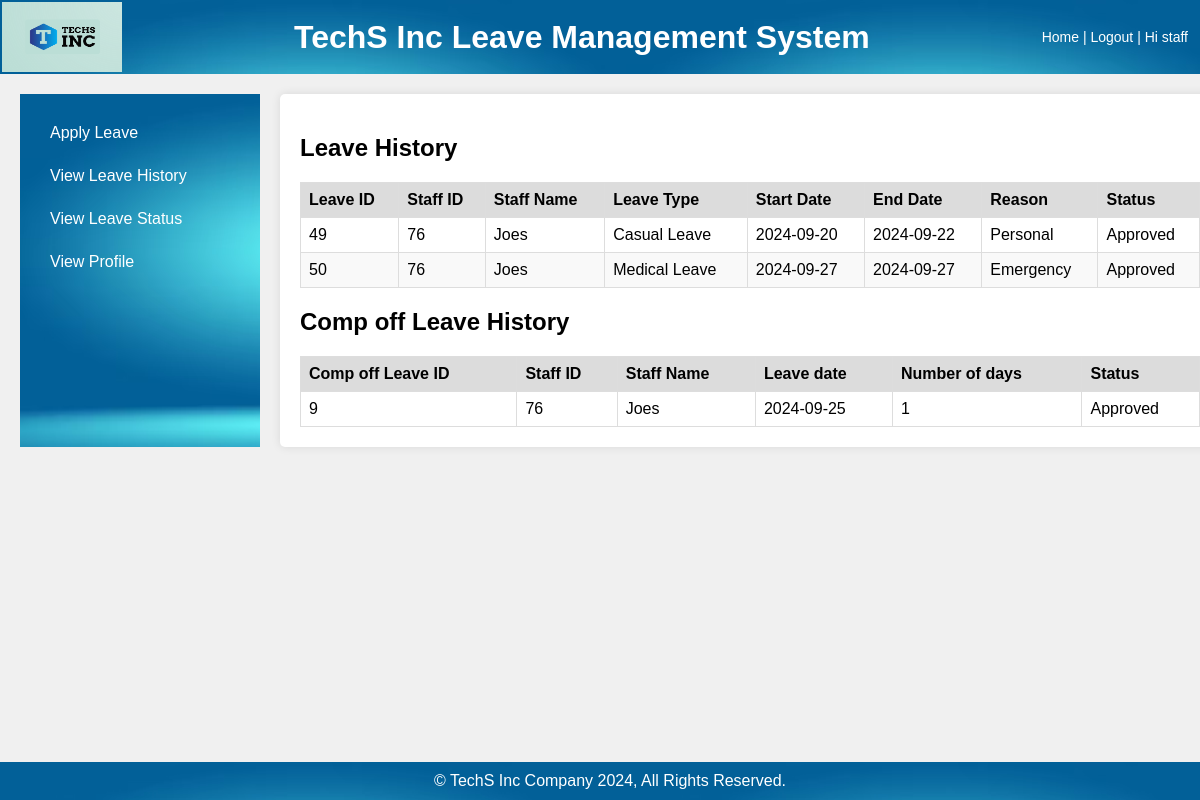
/view/leave_history.php (signed in), run on the app's committed database.
### tables this page shows
CREATE TABLE `leave_applications` (
  `app_id` int(11) NOT NULL,
  `staff_id` int(11) DEFAULT NULL,
  `leave_type` varchar(50) DEFAULT NULL,
  `start_date` date DEFAULT NULL,
  `end_date` date DEFAULT NULL,
  `reason` varchar(50) DEFAULT NULL,
  `status` varchar(50) NOT NULL,
  `leave_type_id` int(11) DEFAULT NULL
);

CREATE TABLE `users` (
  `user_id` int(11) NOT NULL,
  `username` varchar(50) NOT NULL,
  `email` text NOT NULL,
  `password` varchar(50) NOT NULL,
  `role` varchar(50) NOT NULL,
  `reset_token_hash` varchar(100) DEFAULT NULL,
  `reset_token_expires_at` datetime DEFAULT NULL
);

CREATE TABLE `comp_off_leave_applications` (
  `id` int(11) NOT NULL,
  `staff_id` int(11) NOT NULL,
  `leave_date` date NOT NULL,
  `number_of_days` int(11) NOT NULL,
  `status` enum('Pending','Approved','Denied') DEFAULT 'Pending'
);

### view/leave_history.php (the view, shortened to what this page needs)
<?php
include '../controller/db_connect.php';
$staff_id = $_SESSION['staff_id'];
$sql = "SELECT app_id, staff_id, us.username, leave_type, start_date, end_date, reason, status
				FROM leave_applications join users as us on leave_applications.staff_id = us.user_id WHERE staff_id = '$staff_id' and status = 'Approved'";
$result = $conn->query($sql);
$sqls = "SELECT id, staff_id, us.username, leave_date, number_of_days,status
				FROM comp_off_leave_applications join users as us on comp_off_leave_applications.staff_id = us.user_id WHERE staff_id = '$staff_id' and status = 'Approved'";
$results = $conn->query($sqls);
?>
<!DOCTYPE html>
<html lang="en">
<head>
</head>
<body>
    <div class="header">
		<img class = "imagesrc" src="../images/logo4.png" alt = "" />
        <h1>TechS Inc Leave Management System</h1>
        <div class="user-info">
            <span><a href="../view/staff_dashboard.php" style="color: white; text-decoration: none;">Home</a></span> |
			<span><a href="../index.php" style="color: white; text-decoration: none;">Logout</a></span> |
            <span>Hi staff</span>
        </div>
    </div>
    <div class="container">
        <div class="sidebar">
            <a href="../controller/apply_leave.php">Apply Leave</a>
				<a href="../view/leave_history.php">View Leave History</a>
				<a href="../view/leave_status.php">View Leave Status</a>
				<a href="../view/profile.php">View Profile</a>
        </div>
        <div class="content">
    <h2>Leave History</h2>
    <table>
        <thead>
            <tr>
                <th>Leave ID</th>
				<th>Staff ID</th>
				<th>Staff Name</th>
                <th>Leave Type</th>
                <th>Start Date</th>
                <th>End Date</th>
                <th>Reason</th>
                <th>Status</th>
            </tr>
        </thead>
        <tbody>
            <?php
            if ($result->num_rows > 0) {
                while($row = $result->fetch_assoc()) {
                    echo "<tr>";
                    echo "<td>" . $row["app_id"] . "</td>";
					echo "<td>" . $row["staff_id"] . "</td>";
					echo "<td>" . $row["username"] . "</td>";
                    echo "<td>" . $row["leave_type"] . "</td>";
                    echo "<td>" . $row["start_date"] . "</td>";
                    echo "<td>" . $row["end_date"] . "</td>";
                    echo "<td>" . $row["reason"] . "</td>";
                    echo "<td>" . $row["status"] . "</td>";
                    echo "</tr>";
                }
            } else {
                echo "<tr><td colspan='6'>No leave history found</td></tr>";
            }
            ?>
        </tbody>
    </table>
	<h2>Comp off Leave History</h2>
    <table>
        <thead>
            <tr>
                <th>Comp off Leave ID</th>
				<th>Staff ID</th>
				<th>Staff Name</th>
                <th>Leave date</th>
                <th>Number of days</th>
                <th>Status</th>
            </tr>
        </thead>
        <tbody>
            <?php
            if ($results->num_rows > 0) {
                while($row = $results->fetch_assoc()) {
                    echo "<tr>";
                    echo "<td>" . $row["id"] . "</td>";
					echo "<td>" . $row["staff_id"] . "</td>";
					echo "<td>" . $row["username"] . "</td>";
                    echo "<td>" . $row["leave_date"] . "</td>";
                    echo "<td>" . $row["number_of_days"] . "</td>";
                    echo "<td>" . $row["status"] . "</td>";
                    echo "</tr>";
                }
            } else {
                echo "<tr><td colspan='6'>No leave history found</td></tr>";
            }
            ?>
        </tbody>
    </table>
        </div>
    </div>
    <div class="footer">
        © TechS Inc Company 2024, All Rights Reserved.
    </div>
</body>
</html>

### view/leave_history.php (style rules this page uses)
body { font-family: Arial, sans-serif; margin: 0; padding: 0; background-color: #f0f0f0; }
.header { background-color: #8FBC8F; color: white; padding: 2px; display: flex; justify-content: space-between; align-items: center; background-image: url('../images/sidebar.jpg'); }
.header h1 { margin: 0; }
.user-info { font-size: 14px; margin-right: 10px; }
.container { display: flex; margin: 20px; width: 1200px; }
.sidebar { width: 200px; background-color: #8FBC8F; padding: 20px; background-image: url('../images/sidebar.jpg'); }
.sidebar a { display: block; color: white; text-decoration: none; padding: 10px; margin-bottom: 5px; }
.content { flex-grow: 1; padding: 20px; background-color: white; margin-left: 20px; border-radius: 5px; box-shadow: 0 0 10px rgba(0,0,0,0.1); }
.footer { background-color: #8FBC8F; color: white; text-align: center; padding: 10px; position: fixed; bottom: 0; width: 100%; background-image: url('../images/sidebar.jpg'); }
table { width: 100%; border-collapse: collapse; }
th, td { border: 1px solid #ddd; padding: 8px; text-align: left; }
th { background-color: #DCDCDC; }
tr:nth-child(even) { background-color: #f9f9f9; }
.imagesrc { height: 70px; width:120px; margin-left: 0px; }

### data on the page
leave_applications: app_id "49", staff "76", staff.username "Joes", leave_type "Casual Leave", start_date "2024-09-20", end_date "2024-09-22", reason "Personal", status "Approved"
leave_applications: app_id "50", staff "76", staff.username "Joes", leave_type "Medical Leave", start_date "2024-09-27", end_date "2024-09-27", reason "Emergency", status "Approved"
comp_off_leave_applications: id "9", staff "76", staff.username "Joes", leave_date "2024-09-25", number_of_days "1", status "Approved"
